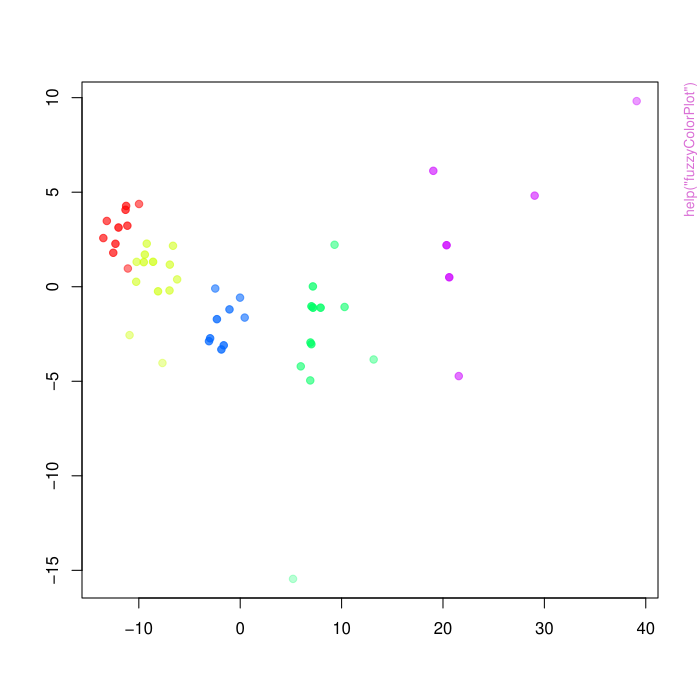

Recreate this plot in R.
pkgname <- "LinkageMaps"
source(file.path(R.home("share"), "R", "examples-header.R"))
options(warn = 1)
library('LinkageMaps')

assign(".oldSearch", search(), pos = 'CheckExEnv')
cleanEx()
nameEx("fuzzyColorPlot")
### * fuzzyColorPlot

flush(stderr()); flush(stdout())

### Name: fuzzyColorPlot
### Title: Displays a fuzzy color plot
### Aliases: fuzzyColorPlot

### ** Examples


# The example data
data("Milch")

library(cluster)
library(MASS)

D = dist(Milch[3:6])
HK <- princomp(Milch[3:6], cor=FALSE, scores=TRUE)
S <- sammon(D, HK$scores[,1:2])

# A very basic example showing the default colors an symbols
fuzzyColorPlot(Milch[3:6], 5, S$points)

# Custom symbols 
## Not run: fuzzyColorPlot(Milch[3:6], 5, S$points, clusterSymbols=c("a","b", "c","d", "e"))

# A Black-White Plot
## Not run: fuzzyColorPlot(Milch[3:6], 5, S$points, clusterColors=rep("black", 5), clusterSymbols=15:19)





cleanEx()
nameEx("linkmap")
### * linkmap

flush(stderr()); flush(stdout())

### Name: linkmap
### Title: Displays a linkage map
### Aliases: linkmap

### ** Examples


library(MASS)

data("Milch3")

D <- dist(Milch3[3:6])
HK <- princomp(Milch3[3:6], cor=FALSE, scores=TRUE)
S <- sammon(D, HK$scores[,1:2])
k <- kmeans(D,center=5)
linkmap(S$points, D, cluster=k$cluster,main="Milch")




### * <FOOTER>
###
cat("Time elapsed: ", proc.time() - get("ptime", pos = 'CheckExEnv'),"\n")
grDevices::dev.off()
###
### Local variables: ***
### mode: outline-minor ***
### outline-regexp: "\\(> \\)?### [*]+" ***
### End: ***
quit('no')
